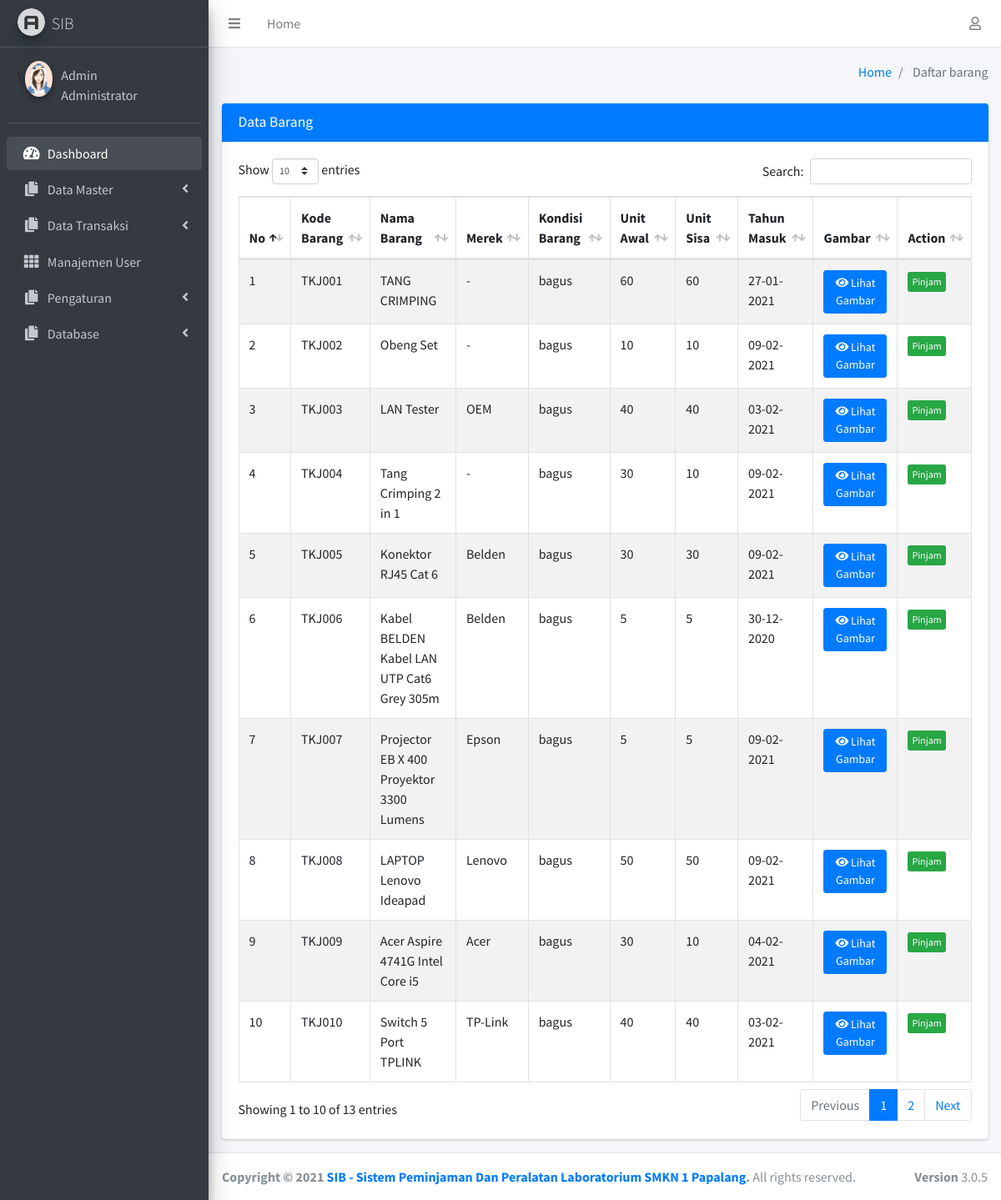
The app's page /dashboard/daftarbarang.php (signed in), older data.
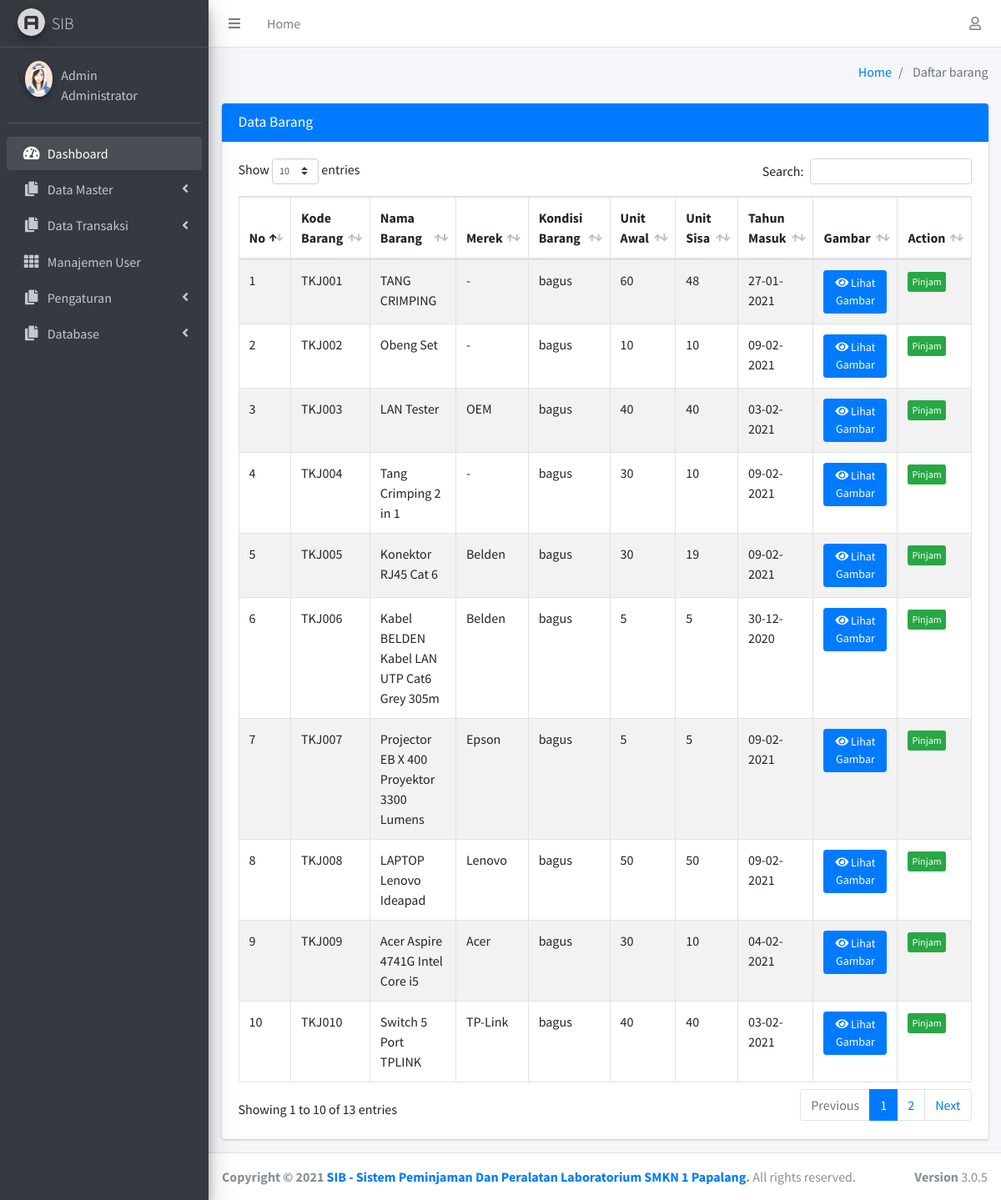
The same page, newer data.
### tables this page shows
CREATE TABLE `barang` (
  `id_barang` int(11) NOT NULL,
  `kodebarang` varchar(100) NOT NULL,
  `namabarang` varchar(100) NOT NULL,
  `kondisibarang` varchar(300) NOT NULL,
  `merek` varchar(100) NOT NULL,
  `stok` varchar(100) NOT NULL,
  `stoksisa` varchar(200) NOT NULL,
  `tahun` varchar(100) NOT NULL,
  `gambar` varchar(200) NOT NULL,
  `jurusan` varchar(100) NOT NULL
);

### dashboard/daftarbarang.php (the view, shortened to what this page needs)
<?php
include "global_header.php";
?>
<div class="content">
    <div class="container-fluid">
        <div class="row">
            <div class="col-lg-12">
                <div class="card card-primary">
                    <div class="card-header">
                        <h3 class="card-title">Data Barang</h3>
                    </div>
                    <div class="card-body">
                        <table id="example1" class="table table-bordered table-striped">
                            <thead>
                                <tr>
                                    <th>No</th>
                                    <th>Kode Barang</th>
                                    <th>Nama Barang</th>
                                    <th>Merek</th>
                                    <th>Kondisi Barang</th>
                                    <th>Unit Awal</th>
                                    <th>Unit Sisa</th>
                                    <th>Tahun Masuk</th>
                                    <th>Gambar</th>
                                    <th>Action</th>
                                </tr>
                            </thead>
                            <tbody>
                                <?php
                                    $query = $koneksi->query("SELECT * FROM barang");
                        $nomor_urut = 1;
                        foreach ($query as $data) : ?>
                                <tr>
                                    <td><?= $nomor_urut; ?></td>
                                    <td><?= $data['kodebarang']; ?></td>
                                    <td><?= $data['namabarang']; ?></td>
                                    <td><?= $data['merek']; ?></td>
                                    <td><?= $data['kondisibarang']; ?></td>
                                    <td><?= $data['stok']; ?></td>
                                    <td><?= $data['stoksisa']; ?></td>
                                    <td><?= $data['tahun']; ?></td>
                                    <td>
                                        <?php echo "<a  class='btn btn-primary btn-sm' href='#largeModal' class='btn btn-default btn-small' id='custId' data-toggle='modal' data-id=" . $data['id_barang'] . "><i class='fa fa-eye'></i> Lihat Gambar</a>"; ?>
                                    </td>
                                    <td>
                                        <a href="pinjambarang?id=<?= $data['id_barang'];?>"
                                            class="btn btn-success btn-xs">Pinjam</i></a>
                                    </td>
                                </tr>
                                <?php
                                                    $nomor_urut++;
                                                endforeach; ?>
                            </tbody>
                        </table>
                    </div>
                </div>
            </div>
        </div>
    </div>
</div>
</div>
<?php include "global_footer.php"; ?>

Row changes from the older to the newer data that the page shows:
changed barang "TKJ001": stoksisa "60" → "48"
changed barang "TKJ005": stoksisa "30" → "19"
